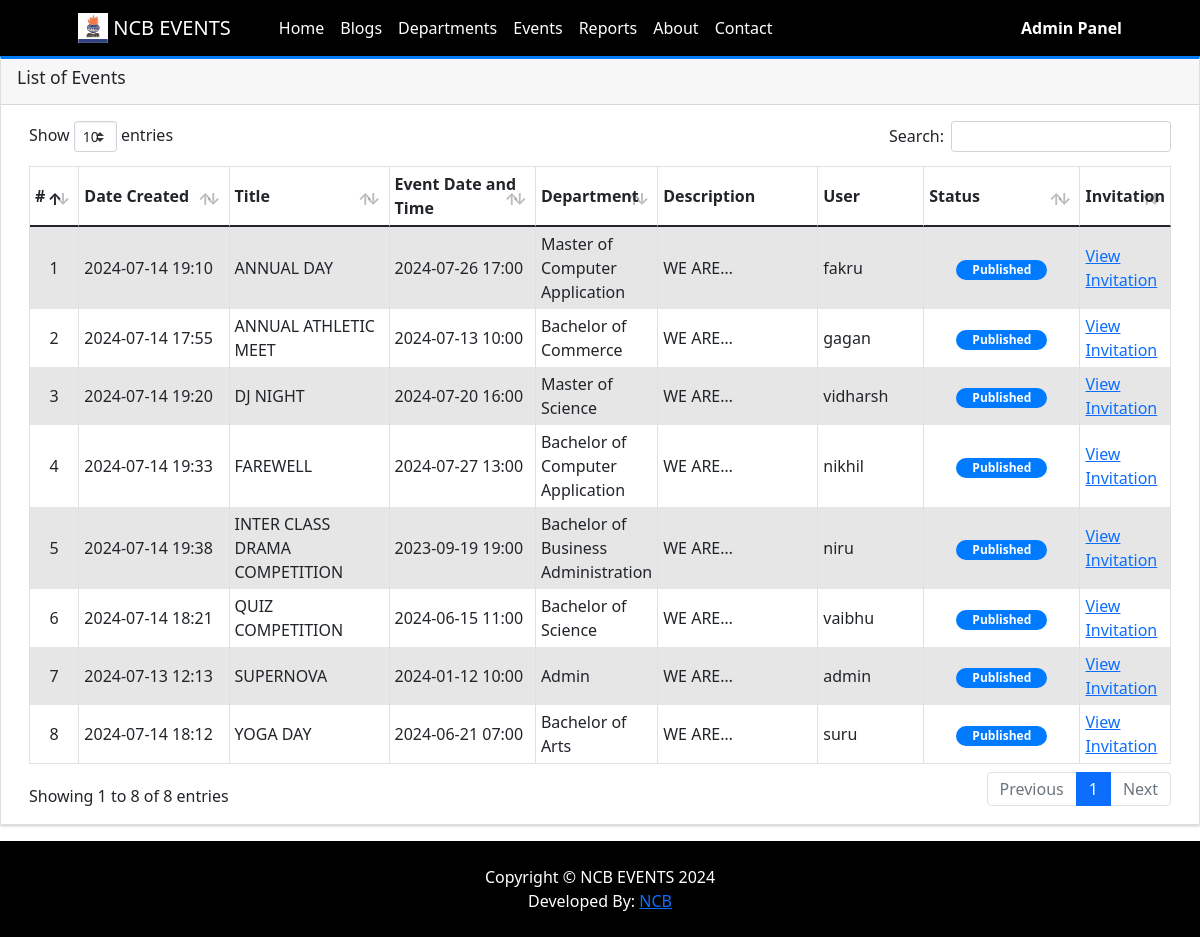
Page /?p=events on the committed database.
### tables this page shows
CREATE TABLE `event` (
  `id` int(30) NOT NULL,
  `title` text NOT NULL,
  `e_date` datetime NOT NULL DEFAULT current_timestamp(),
  `short_description` text NOT NULL,
  `content_path` text DEFAULT NULL,
  `invite` text DEFAULT NULL,
  `image` text DEFAULT NULL,
  `dept` text NOT NULL,
  `status` tinyint(1) NOT NULL DEFAULT 1,
  `delete_flag` tinyint(1) NOT NULL DEFAULT 0,
  `user_id` int(30) DEFAULT NULL,
  `date_created` datetime NOT NULL DEFAULT current_timestamp(),
  `date_updated` datetime DEFAULT NULL ON UPDATE current_timestamp()
);

CREATE TABLE `users` (
  `id` int(50) NOT NULL,
  `firstname` varchar(250) NOT NULL,
  `lastname` varchar(250) NOT NULL,
  `username` text NOT NULL,
  `password` text NOT NULL,
  `avatar` text DEFAULT NULL,
  `last_login` datetime DEFAULT NULL,
  `department` varchar(50) NOT NULL,
  `type` tinyint(1) NOT NULL DEFAULT 0,
  `date_added` datetime NOT NULL DEFAULT current_timestamp(),
  `date_updated` datetime DEFAULT NULL ON UPDATE current_timestamp()
);

### events/index.php (the view, shortened to what this page needs)
<div class="card card-outline rounded-0 card-primary">
	<div class="card-header">
		<h3 class="card-title">List of Events</h3>
	</div>
	<div class="card-body">
        <div class="container-fluid">
			<table class="table table-hover table-striped table-bordered" id="list">
					<colgroup>
					<col width="5%">
						<col width="15%">
						<col width="15%">
						<col width="15%">
						<col width="10%">
						<col width="15%">
						<col width="10%">
						<col width="15%">
					</colgroup>
				<thead>
					<tr>
						<th>#</th>
						<th>Date Created</th>
						<th>Title</th>
						<th>Event Date and Time</th>
						<th>Department</th>
						<th>Description</th>
						<th>User</th>
						<th>Status</th>
						<th>Invitation</th>
					</tr>
				</thead>
				<tbody>
					<?php
					$i = 1;
						$qry = $conn->query("SELECT a.*, u.username as writer,u.department as dept from `event` a inner join users u on a.user_id = u.id where a.delete_flag = 0 order by a.`title` asc ");
						while($row = $qry->fetch_assoc()):
					?>
						<tr>
							<td class="text-center"><?php echo $i++; ?></td>
							<td><?php echo date("Y-m-d H:i",strtotime($row['date_created'])) ?></td>
							<td><?php echo $row['title'] ?></td>
							<td><?php echo date("Y-m-d   H:i",strtotime($row['e_date'])) ?></td>
							<td><?php echo $row['dept'] ?></td>
							<td ><p class="m-0 truncate-1"><?= $row['short_description'] ?></p></td>
							<td><?php echo $row['writer'] ?></td>
							<td class="text-center">
                                <?php if($row['status'] == 1): ?>
                                    <span class="badge badge-primary px-3 rounded-pill">Published</span>
                                <?php else: ?>
                                    <span class="badge badge-secondary px-3 rounded-pill">Unpublished</span>
                                <?php endif; ?>
                            </td>
							<td>
    <?php
    $inviteUrl = htmlspecialchars($row['invite'], ENT_QUOTES, 'UTF-8');
    $u=base_url."/".$inviteUrl;
    ?>
    <a href="<?= $u ?>" target="_blank">View Invitation</a>
</td>
						</tr>
					<?php endwhile; ?>
				</tbody>
			</table>
		</div>
	</div>
</div>

### rows in the picture
event: date_created "2024-07-14 19:10", title "ANNUAL DAY", e_date "2024-07-26 17:00", user.department "Master of Computer Application", short_description "WE…", user.username "fakru", status "Published"
event: date_created "2024-07-14 17:55", title "ANNUAL ATHLETIC MEET", e_date "2024-07-13 10:00", user.department "Bachelor of Commerce", short_description "WE…", user.username "gagan", status "Published"
event: date_created "2024-07-14 19:20", title "DJ NIGHT", e_date "2024-07-20 16:00", user.department "Master of Science", short_description "WE…", user.username "vidharsh", status "Published"
event: date_created "2024-07-14 19:33", title "FAREWELL", e_date "2024-07-27 13:00", user.department "Bachelor of Computer Application", short_description "WE…", user.username "nikhil", status "Published"
event: date_created "2024-07-14 19:38", title "INTER CLASS DRAMA COMPETITION", e_date "2023-09-19 19:00", user.department "Bachelor of Business Administration", short_description "WE…", user.username "niru", status "Published"
event: date_created "2024-07-14 18:21", title "QUIZ COMPETITION", e_date "2024-06-15 11:00", user.department "Bachelor of Science", short_description "WE…", user.username "vaibhu", status "Published"
event: date_created "2024-07-13 12:13", title "SUPERNOVA", e_date "2024-01-12 10:00", user.department "Admin", short_description "WE…", user.username "admin", status "Published"
event: date_created "2024-07-14 18:12", title "YOGA DAY", e_date "2024-06-21 07:00", user.department "Bachelor of Arts", short_description "WE…", user.username "suru", status "Published"

### other values in the picture
$_settings->info('short_name') "NCB EVENTS"
